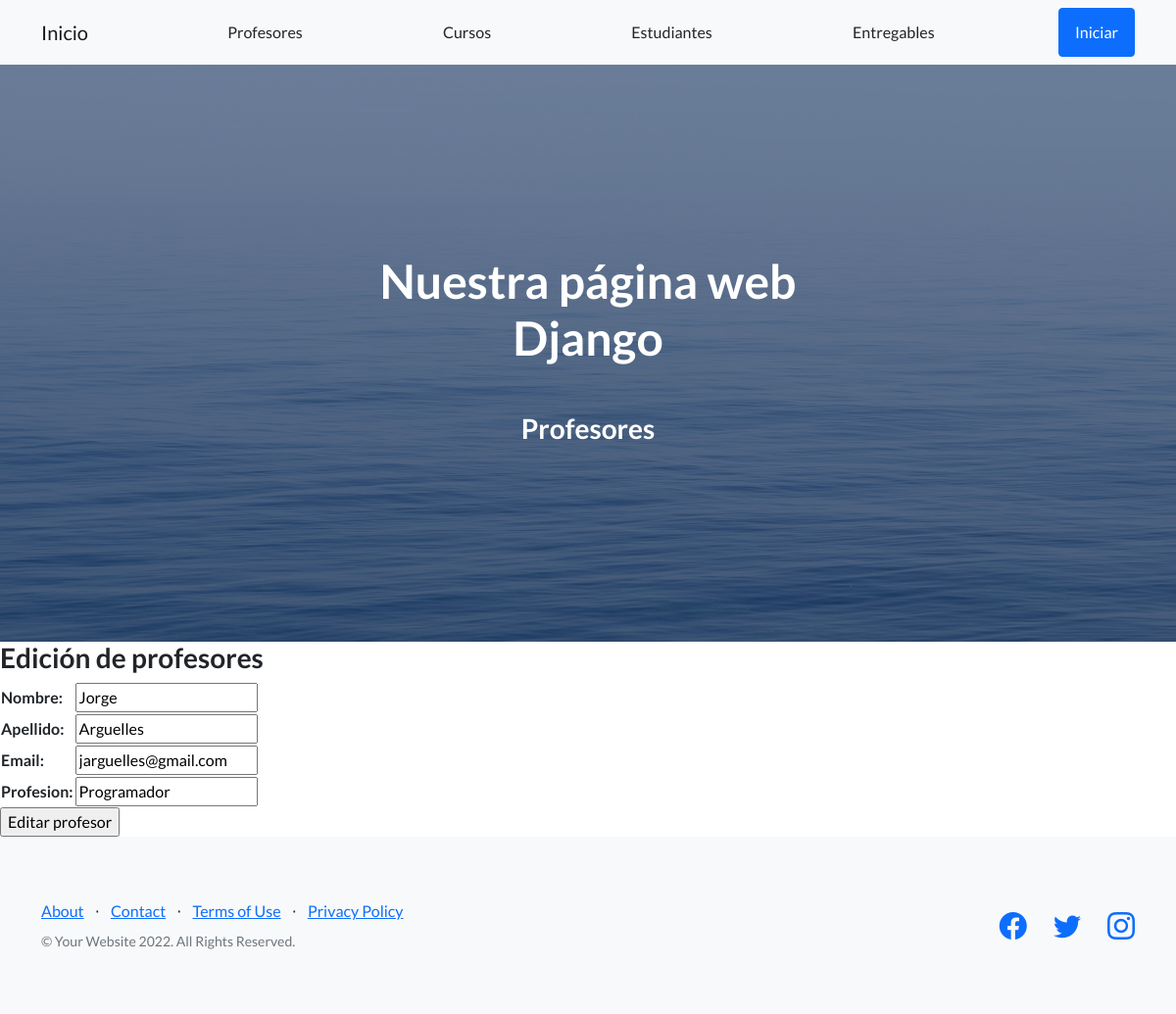
The app's page /AppCoder/editarProfesor/Jorge with its own data.
### AppCoder/models.py (models this page shows, shortened)
class Profesor(models.Model):
    nombre = models.CharField(max_length=40)
    apellido = models.CharField(max_length=40)
    email = models.EmailField()
    profesion = models.CharField(max_length=40)
    class Meta:
        verbose_name_plural = "Profesores"
        verbose_name = "Profesor"

### AppCoder/views.py (the view)
# urls.py: path('editarProfesor/<profesor_nombre>', views.editarProfesor, name='EditarProfesor'),
def editarProfesor(request, profesor_nombre):
  profesor = Profesor.objects.get(nombre=profesor_nombre)
  if request.method == 'POST':
    miFormulario = ProfesorFormulario(request.POST)
    if miFormulario.is_valid():
      informacion = miFormulario.cleaned_data
      profesor.nombre = informacion['nombre']
      profesor.apellido = informacion['apellido']
      profesor.email = informacion['email']
      profesor.profesion = informacion['profesion']
      profesor.save()
      return render(request, 'appCoder/inicio.html')
  else:
    miFormulario = ProfesorFormulario(initial={'nombre':profesor.nombre, 'apellido':profesor.apellido, 'email':profesor.email, 'profesion':profesor.profesion})
    return render(request, 'appCoder/editarProfesor.html', {"miFormulario": miFormulario, "profesor_nombre": profesor_nombre})

### AppCoder/forms.py
class ProfesorFormulario(forms.Form):
    nombre= forms.CharField(max_length=30)
    apellido= forms.CharField(max_length=30)
    email= forms.EmailField()
    profesion= forms.CharField(max_length=30)

### AppCoder/Templates/AppCoder/editarProfesor.html
{% extends "appCoder/padre.html" %}
{% load static %}
{% block section_name %}
<h3>Profesores</h3>
{% endblock %}
{% block contenidoQueCambia %}
<h3>Edición de profesores</h3>
  <form action="{% url 'EditarProfesor' profesor_nombre %}" method="POST">{% csrf_token %}
    <table>
      {{miFormulario.as_table}}
    </table>
    <input type="submit" value="Editar profesor">
</form>
{% endblock %}

### records on screen
Profesor: nombre "Jorge", apellido "Arguelles", email "jarguelles@gmail.com", profesion "Programador"
